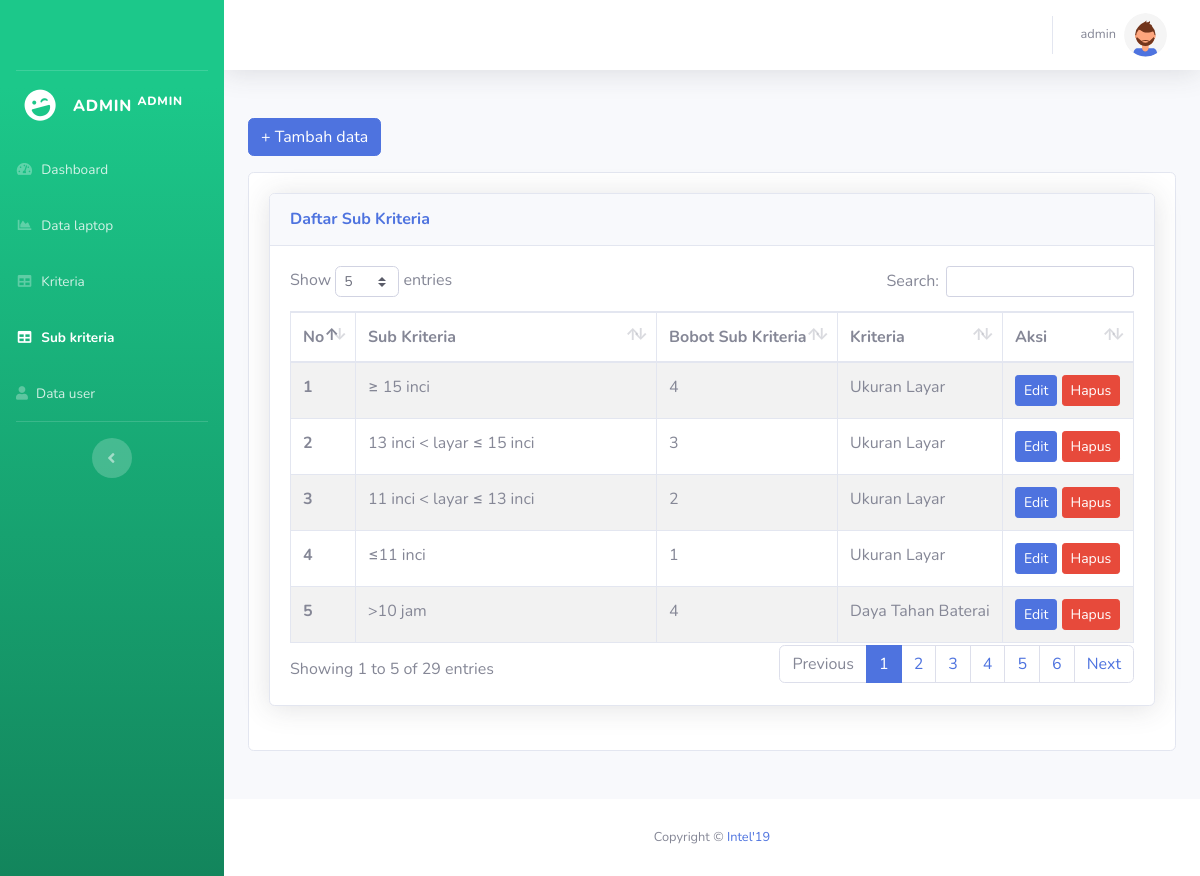
The page /admin/sub_kriteria.php (signed in) on the database as committed earlier.
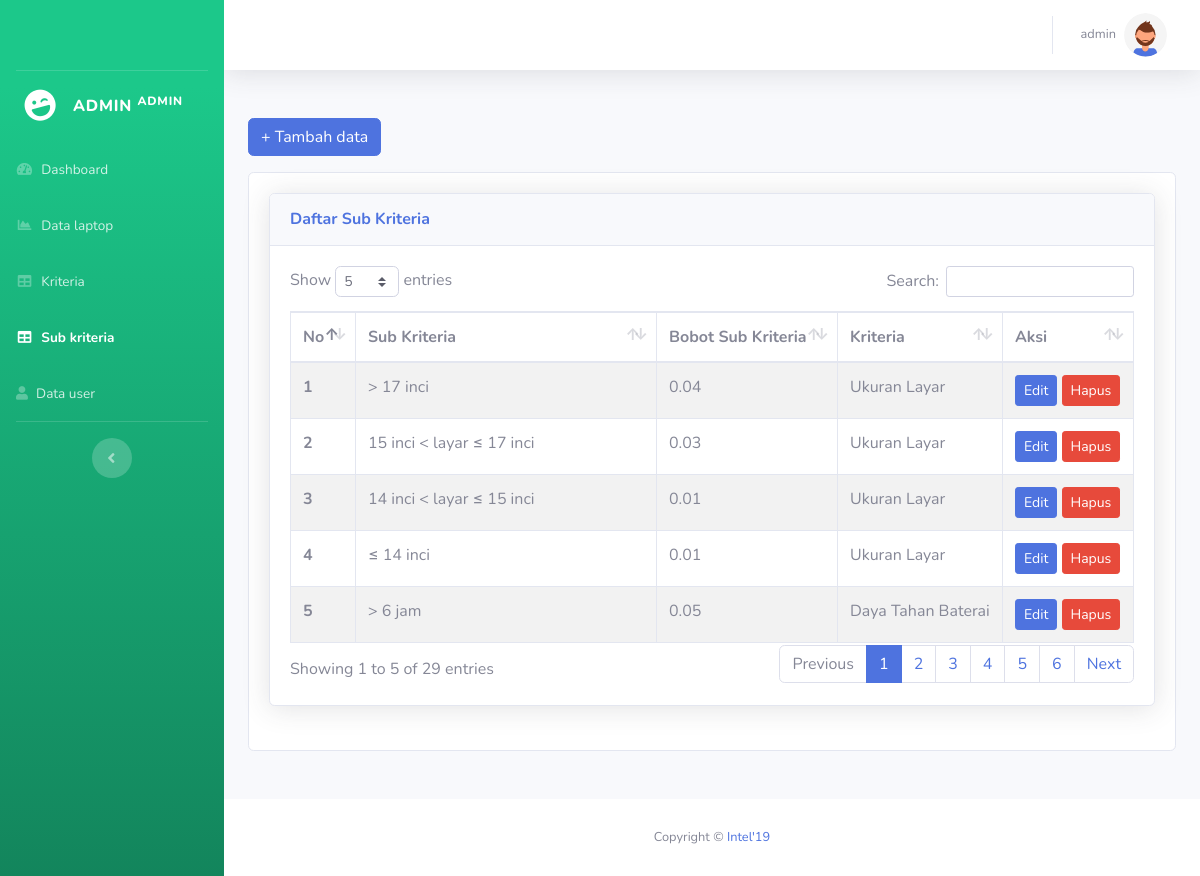
The same page on the database as committed later.
### tables this page shows
CREATE TABLE `sub_kriteria` (
  `id_sub_kriteria` int(11) NOT NULL,
  `nama_sub_kriteria` varchar(150) NOT NULL,
  `bobot_sub_kriteria` float NOT NULL,
  `f_id_kriteria` char(2) NOT NULL
);

CREATE TABLE `kriteria` (
  `id_kriteria` char(2) NOT NULL,
  `nama_kriteria` varchar(20) NOT NULL
);

### config.php (called while the page is built, shortened)
<?php
function connectDatabase()
{
    $conn = new mysqli(DB_HOST, DB_USERNAME, DB_PASSWORD, DB_NAME);
    return $conn;
}
?>

### admin/functions/sub_kriteria.php (called while the page is built, shortened)
<?php
require_once '../config.php';
class Sub_Kriteria{
    private $db;
    public function __construct()
    {
        $this->db = connectDatabase();
    }
    public function getSubKriteria()
    {
        return $this->db->query("SELECT sk.id_sub_kriteria,sk.nama_sub_kriteria,sk.bobot_sub_kriteria,k.id_kriteria,k.nama_kriteria FROM sub_kriteria sk JOIN kriteria k ON sk.f_id_kriteria = k.id_kriteria ORDER BY sk.id_sub_kriteria DESC");
    }
}
$Sub_Kriteria = new Sub_Kriteria();
?>

### admin/sub_kriteria.php (the view, shortened to what this page needs)
<?php
require_once './header.php';
require_once './functions/sub_kriteria.php';
$data_SubKriteria = $Sub_Kriteria->getSubKriteria();
?>
<div class="row mb-5">
    <div class="col-lg-12">
        <button type="button" class="btn btn-primary mb-3" data-toggle="modal" data-target="#tambah">
            + Tambah data
        </button>
        <div class="card">
            <div class="card-body">
                <div class="card shadow mb-4">
                    <div class="card-header py-3">
                        <h6 class="m-0 font-weight-bold text-primary">Daftar Sub Kriteria</h6>
                    </div>
                    <div class="card-body">
                        <div class="table-responsive">
                            <table class="table table-striped table-bordered nowrap" style="width:100%" id="table">
                                <thead>
                                    <tr>
                                        <th scope="col">No</th>
                                        <th scope="col">Sub Kriteria</th>
                                        <th scope="col">Bobot Sub Kriteria</th>
                                        <th scope="col">Kriteria</th>
                                        <th scope="col">Aksi</th>
                                    </tr>
                                </thead>
                                <tbody class="table-group-divider">
                                    <?php foreach ($data_SubKriteria as $key => $sub_kriteria):?>
                                    <tr>
                                        <th scope="row"><?=$key+1;?></th>
                                        <td><?= $sub_kriteria['nama_sub_kriteria'];?></td>
                                        <td><?= $sub_kriteria['bobot_sub_kriteria'];?></td>
                                        <td><?= $sub_kriteria['nama_kriteria'];?></td>
                                        <td>
                                            <button type="button" class="btn btn-sm btn-primary" data-toggle="modal"
                                                data-target="#edit<?= $sub_kriteria['id_sub_kriteria'];?>">
                                                Edit
                                            </button>
                                            <button type="button" class="btn btn-sm btn-danger" data-toggle="modal"
                                                data-target="#hapus<?= $sub_kriteria['id_sub_kriteria'];?>">
                                                Hapus
                                            </button>
                                        </td>
                                    </tr>
                                    <?php endforeach;?>
                                </tbody>
                            </table>
                        </div>
                    </div>
                </div>
            </div>
        </div>
    </div>
</div>
<?php
    require_once './footer.php';
?>

### admin/header.php (shortened to what this page needs)
<?php
require_once '../config.php';
?>
<!DOCTYPE html>
<html lang="en">
<head>
    <link href="../assets/vendor/fontawesome-free/css/all.min.css" rel="stylesheet" type="text/css" />
    <link href="../assets/css/sb-admin-2.min.css" rel="stylesheet" />
    <link href="../assets/vendor/datatables/dataTables.bootstrap4.min.css" rel="stylesheet">
    <link href="../assets/lightbox2/css/lightbox.css" rel="stylesheet" />
    <link rel="stylesheet" href="https://cdn.jsdelivr.net/npm/sweetalert2@11/dist/sweetalert2.min.css">
</head>
<body id="page-top">
    <div id="wrapper">
        <ul class="navbar-nav bg-gradient-success sidebar sidebar-dark accordion" id="accordionSidebar">
            <a class="sidebar-brand d-flex align-items-center justify-content-center" href="">
            </a>
            <hr class="sidebar-divider my-0" />
            <a class="sidebar-brand d-flex align-items-center justify-content-center" href="">
                <div class="sidebar-brand-icon rotate-n-15">
                    <i class="fas fa-laugh-wink"></i>
                </div>
                <div class="sidebar-brand-text mx-3">Admin <sup><?=$_SESSION['username'];?></sup></div>
            </a>
            <li class="nav-item <?= $_SESSION['menu'] == 'index' ? 'active':'';?>">
                <a class="nav-link" href="index.php">
                    <i class="fas fa-fw fa-tachometer-alt"></i>
                    <span>Dashboard</span></a>
            </li>
            <li class="nav-item <?= $_SESSION['menu'] == 'laptop' ? 'active':'';?>">
                <a class="nav-link" href="./data_laptop.php">
                    <i class="fas fa-fw fa-chart-area"></i>
                    <span>Data laptop</span></a>
            </li>
            <li class="nav-item <?= $_SESSION['menu'] == 'kriteria' ? 'active':'';?>">
                <a class="nav-link" href="./kriteria.php">
                    <i class="fas fa-fw fa-table"></i>
                    <span>Kriteria</span></a>
            <li class="nav-item <?= $_SESSION['menu'] == 'sub-kriteria' ? 'active':'';?>">
                <a class="nav-link" href="./sub_kriteria.php">
                    <i class="fas fa-fw fa-table"></i>
                    <span>Sub kriteria</span></a>
            </li>
            <li class="nav-item <?= $_SESSION['menu'] == 'users' ? 'active':'';?>">
                <a class="nav-link" href="./user.php">
                    <i class="fas fa-user"></i>
                    <span>Data user</span></a>
            </li>
            <hr class="sidebar-divider d-none d-md-block" />
            <div class="text-center d-none d-md-inline">
                <button class="rounded-circle border-0" id="sidebarToggle"></button>
            </div>
        </ul>
        <div id="content-wrapper" class="d-flex flex-column">
            <div id="content">
                <nav class="navbar navbar-expand navbar-light bg-white topbar mb-4 static-top shadow">
                    <ul class="navbar-nav ml-auto">
                        <li class="nav-item dropdown no-arrow">
                            <a class="nav-link dropdown-toggle" href="#" id="userDropdown" role="button"
                                data-toggle="dropdown" aria-haspopup="true" aria-expanded="false">
                                <span
                                    class="mr-2 d-none d-lg-inline text-gray-600 small"><?=$_SESSION['username'];?></span>
                                <img class="rounded-circle mr-5" src="../assets/img/undraw_profile_2.svg" />
                            </a>
                        </li>
                    </ul>
                </nav>
                <div class="container-fluid">

### admin/footer.php (shortened to what this page needs)
</div>
</div>
<footer class="sticky-footer bg-white">
    <div class="container my-auto">
        <div class="copyright text-center my-auto">
            <span>Copyright &copy; <a href="https://www.instagram.com/ilkom19_unc/">Intel'19</a></span>
        </div>
    </div>
</footer>
</div>
</div>
</body>
</html>

Rows that differ between the two databases and show on the page:
changed sub_kriteria: nama_sub_kriteria "≥ 15 inci" → "> 17 inci"; bobot_sub_kriteria "4" → "0.04"
changed sub_kriteria: nama_sub_kriteria "13 inci < layar ≤ 15 inci" → "15 inci < layar ≤ 17 inci"; bobot_sub_kriteria "3" → "0.03"
changed sub_kriteria: nama_sub_kriteria "11 inci < layar ≤ 13 inci" → "14 inci < layar ≤ 15 inci"; bobot_sub_kriteria "2" → "0.01"
changed sub_kriteria: nama_sub_kriteria "≤11 inci" → "≤ 14 inci"; bobot_sub_kriteria "1" → "0.01"
changed sub_kriteria "Daya Tahan Baterai": nama_sub_kriteria ">10 jam" → "> 6 jam"; bobot_sub_kriteria "4" → "0.05"
